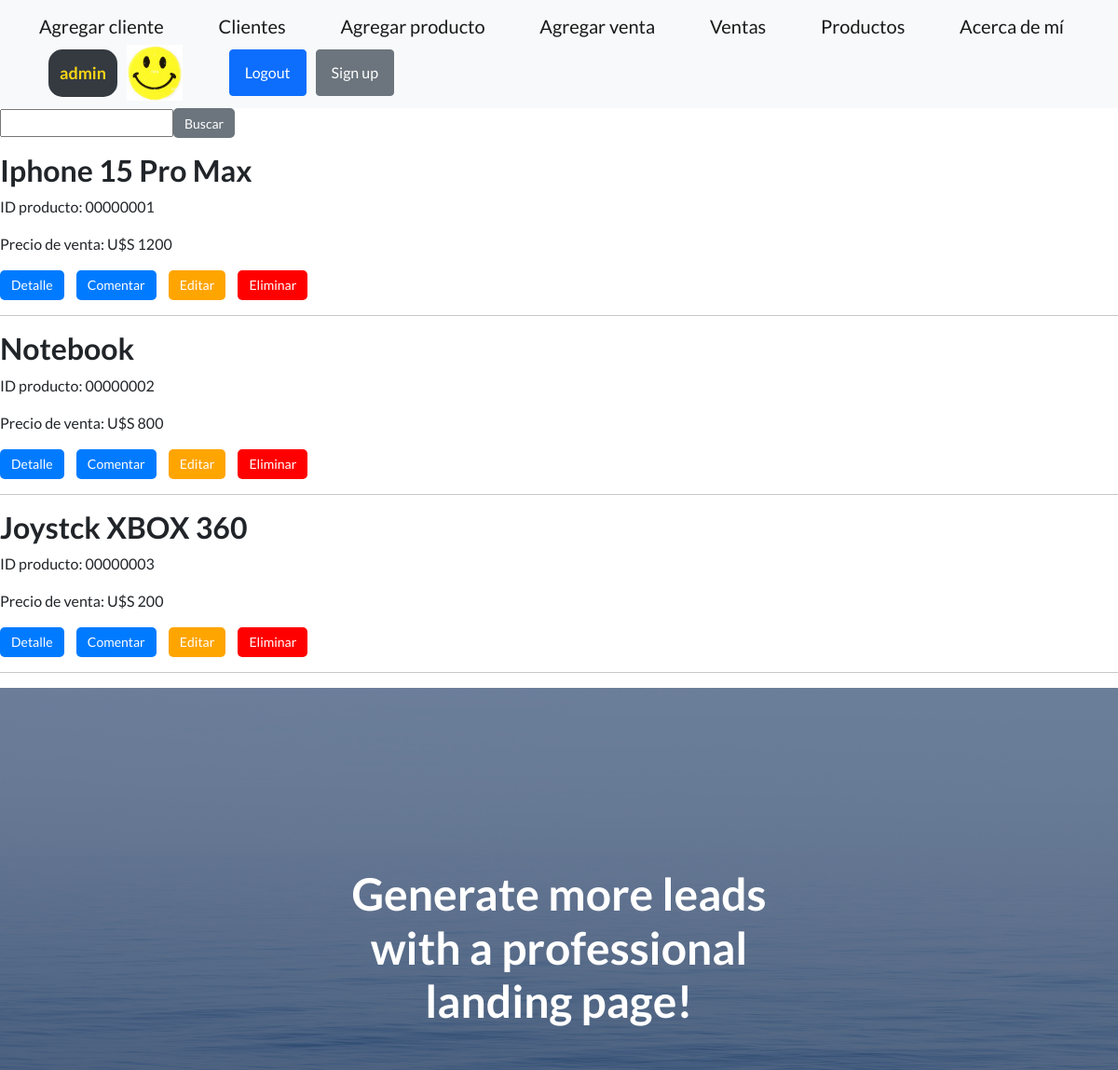
The app's page /app/mostrar_productos/ (signed in, upper part), older data.
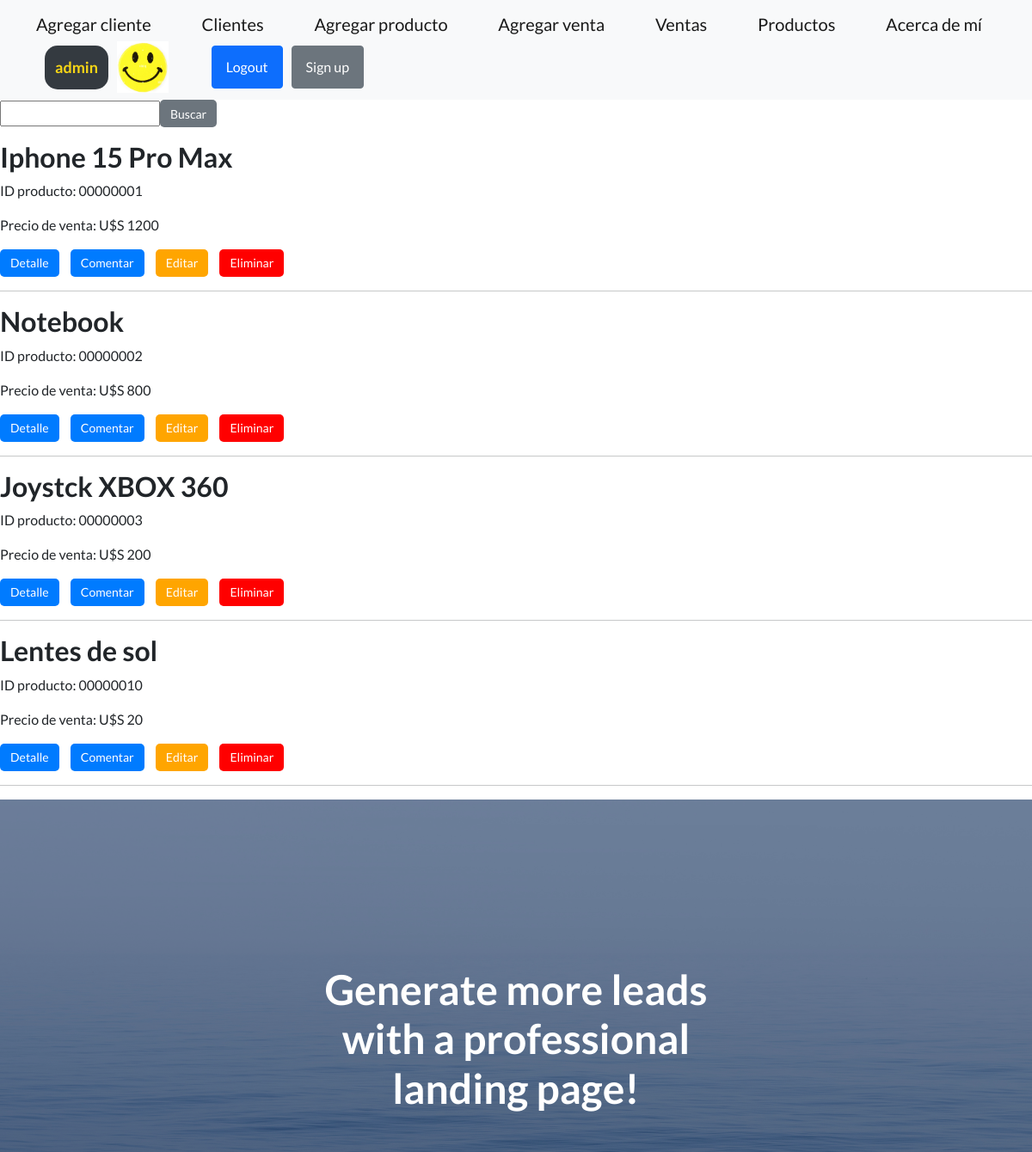
The same page, newer data.
### accounts/models.py (models this page shows)
class Avatar(models.Model):
    user = models.OneToOneField(User, on_delete=models.CASCADE)
    imagen = models.ImageField(upload_to='avatares', null=True, blank=True)

### App/models.py (models this page shows, shortened)
class Producto(models.Model):
    id_producto = models.CharField(max_length=10, unique=True)
    titulo = models.CharField(max_length=50)
    descripcion = models.CharField(max_length=200)
    fecha_creacion = models.DateTimeField(default=datetime.now)
    imagen = models.ImageField(upload_to='producto')
    precio_venta = models.IntegerField()

### App/views.py (the view)
# urls.py: path('productos/', AgregarProducto.as_view(), name='mostrar_productos'),
@login_required
def mostrar_productos(request):
    productos = Producto.objects.all()
    contexto = {
        "productos": productos,
        "form": BuscarProductoForm,
    }
    return render(request, "App/mostrar_productos.html", contexto)

### templates/App/mostrar_productos.html (shortened to what this page needs)
{% extends 'base.html' %}
{% block cambio %}
    <div class="search-container mb-3">
        <form action="/app/buscar_producto" method="GET" class="form-inline">
            {{ form.titulo }}
            <button class="btn btn-buscar" type="submit">Buscar</button>
        </form>
    </div>
    <div class="productos-container">
        {% for producto in productos %}
            <div class="producto-card">
                <h2>{{ producto.titulo }}</h2>
                <p>ID producto: {{ producto.id_producto }}</p>
                <p>Precio de venta: U$S {{ producto.precio_venta }}</p>
                <div class="acciones">
                    <a class="btn btn-contenido" href="/app/producto/{{ producto.id }}">Detalle</a>
                    <a class="btn btn-contenido" href="{% url 'comentario' producto.id %}">Comentar</a>
                    <a class="btn btn-contenido" href="{% url 'ProductoEditar' producto.id %}" style="background-color: orange; color: #fff;">Editar</a>
                    <a class="btn btn-contenido" href="{% url 'ProductoEliminar' producto.id %}" style="background-color: red; color: #fff;">Eliminar</a>
                </div>
            </div>
            <hr class="separador">
        {% endfor %}
    </div>
{% endblock %}

### templates/base.html (shortened to what this page needs)
<!DOCTYPE html>
<html lang="en">
    <head>
        {% load static %}
        <link href="https://cdn.jsdelivr.net/npm/bootstrap-icons@1.5.0/font/bootstrap-icons.css" rel="stylesheet" type="text/css" />
        <link href="{% static 'css/styles.css' %}" rel="stylesheet" />
    </head>
    <body>
        {% include 'base/navigation.html' %}
        {% block cambio %}{% endblock  %}
        <header class="masthead">
            <div class="container position-relative">
                <div class="row justify-content-center">
                    <div class="col-xl-6">
                        <div class="text-center text-white">
                            <h1 class="mb-5">Generate more leads with a professional landing page!</h1>
                        </div>
                    </div>
                </div>
            </div>
        </header>
    </body>
</html>

### templates/base/navigation.html (shortened to what this page needs)
<nav class="navbar navbar-light bg-light static-top">
    <div class="container">
        {% if user.is_staff %}
            <a class="navbar-brand" href="/app/clientes">Agregar cliente</a>
            <a class="navbar-brand" href="/app/mostrar_clientes">Clientes</a>
            <a class="navbar-brand" href="/app/productos">Agregar producto</a>
            <a class="navbar-brand" href="/app/ventas">Agregar venta</a>
            <a class="navbar-brand" href="/app/mostrar_ventas">Ventas</a>
        {% endif %}
        <a class="navbar-brand" href="/app/mostrar_productos">Productos</a>
        <a class="navbar-brand" href="/app/about_me">Acerca de mí</a>
        <div class="auth-buttons">
            {% if user.is_authenticated %}
                <div class="user-info">
                    <a href="{% url 'Editar' %}" class="username" style="margin-left: 10px ; margin-right: 10px;">
                        <span style="color: #f8d615;">{{ user.get_username }}</span>
                    </a>
                    <a href="{% url 'Editar_avatar' %}">
                        <img style="height: 60px; margin-right: 50px;" src="{{ user.avatar.imagen.url }}" alt="">
                    </a>
                    <a class="btn btn-primary" href="{% url 'Logout' %}">Logout</a>
                </div>
            {% else %}
                <a class="btn btn-primary" href="{% url 'Login' %}">Login</a>
            {% endif %}
            <a class="btn btn-secondary btn-signup" href="{% url 'Registro' %}">Sign up</a>
        </div>
    </div>
</nav>

### templates/base/navigation.html (style rules this page uses)
.user-info, .auth-buttons { display: flex; align-items: center; }
.username { text-decoration: none; font-weight: bold; font-size: 18px; }
.username span { padding: 12px; border-radius: 15px; background-color: #343a40; color: #f8d615; display: inline-block; }
.btn-signup { margin-left: 10px; }
.btn-primary { margin-left: 0; }

### templates/App/mostrar_productos.html (style rules this page uses)
.btn-contenido, .btn-buscar { padding: 4px 11px; font-size: 14px; text-align: center; text-decoration: none; border-radius: 5px; transition: background-color 0.3s ease; height: 32px; }
.btn-contenido { background-color: #007BFF; color: #fff; margin-right: 10px; }
.btn-buscar { background-color: #6c757d; color: #fff; }
.form-inline { display: flex; align-items: center; }

Row changes from the older to the newer data that the page shows:
added Producto: titulo "Lentes de sol", id_producto "00000010", precio_venta "20"
